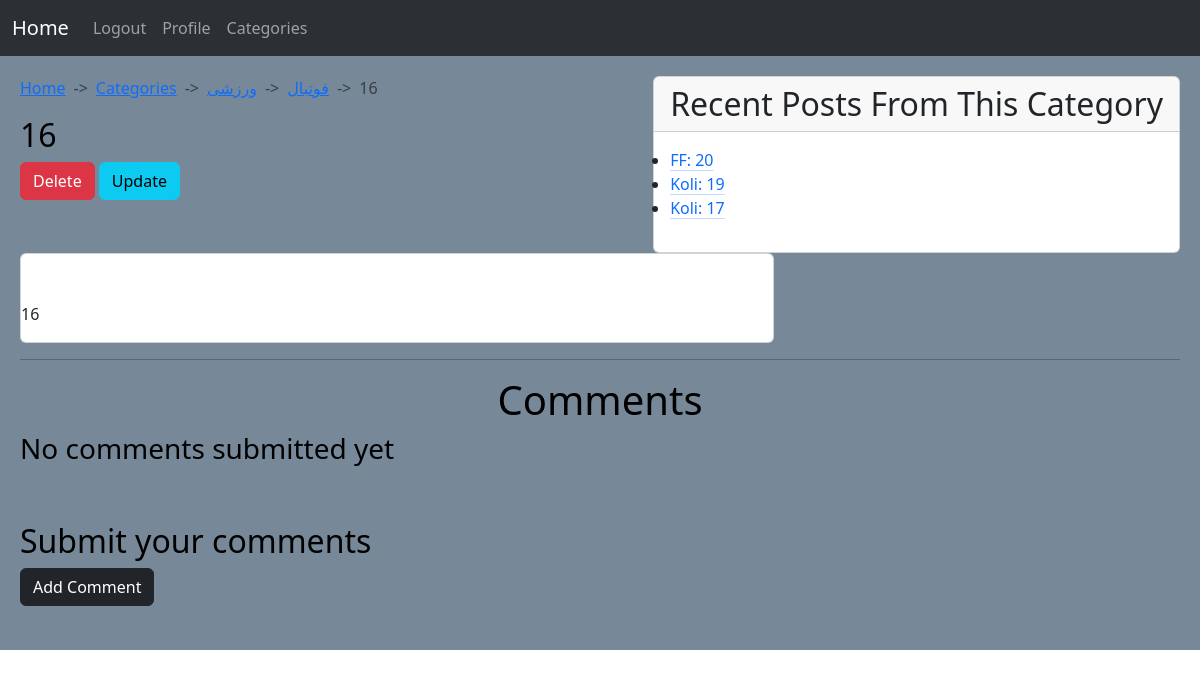
The page /Posts/Detail/فوتبال/16/ (signed in) on the database its author committed.
### Posts/models.py (models this page shows, shortened)
class PostModel(models.Model):
    category = models.ForeignKey(
        CategoryModel,
        on_delete=models.CASCADE,
        related_name='category_posts',
        default=None
    )
    author = models.ForeignKey(
        User,
        on_delete=models.CASCADE,
        related_name='author_posts'
    )
    title = models.CharField(
        max_length=75,
        unique=True
    )
    slug = models.SlugField(
        max_length=150,
        unique=True,
        allow_unicode=True
    )
    body = RichTextUploadingField()
    date_created = models.DateTimeField(
        auto_now_add=True
    )
    date_updated = models.DateTimeField(
        auto_now=True
    )
    class Meta:
        verbose_name = 'Post'
        verbose_name_plural = 'Posts'
        ordering = ('-date_created', '-date_updated')

### Categories/models.py (models this page shows, shortened)
class CategoryModel(MPTTModel):
    name = models.CharField(
        max_length=200,
        unique=True,
    )
    slug = models.SlugField(
        max_length=300,
        unique=True,
        null=True,
        blank=True,
        allow_unicode=True
    )
    parent = TreeForeignKey(
        'self',
        on_delete=models.CASCADE,
        null=True,
        blank=True,
        related_name='Parent'
    )
    class Meta:
        ordering = ('name',)
        verbose_name = 'Category'
        verbose_name_plural = 'Categories'
    def get_absolute_url(self):
        return reverse('Categories:ShowCategoryPosts', args=(self.slug,))

### Posts/views.py (the view)
# urls.py: path('Detail/<str:post_category>/<str:post_slug>/', views.PostDetailView.as_view(), name='PostDetail'),
class PostDetailView(LoginRequiredMixin, View):
    template_name = 'Posts/PostDetail.html'
    def get(self, request, post_category, post_slug):
        category = get_object_or_404(CategoryModel, slug=post_category)
        post = get_object_or_404(PostModel, slug=post_slug, category=category)
        ancestors = category.get_ancestors(include_self=True)
        conditions = Q(category=category)
        for ctgr in category.get_descendants():
            conditions |= Q(category=ctgr)
        recent = get_list_or_404(PostModel, conditions)
        comments = CommentsModel.objects.filter(post=post)
        return render(request, self.template_name,
                      {'post': post, 'ancestors': ancestors, 'recent': recent[:3], 'comments': comments})

### Posts/Templates/Posts/PostDetail.html (shortened to what this page needs)
{% extends 'Base.html' %}
{% load mptt_tags %}
{% block Body %}
	<div class="card" style="display: inline-block; float: right;">
		<h2 class="card-header">Recent Posts From This Category</h2>
		<ul class="card-body">
			{% for post in recent %}
				<li>
					<a href="{{ post.get_absulote_url }}" class="link-primary link-offset-2 link-underline-opacity-25 link-underline-opacity-100-hover">{{ post.author }}: {{ post.title }}</a>
				</li>
			{% endfor %}
		</ul>
	</div>
    <div style="--bs-breadcrumb-divider: '->';" aria-label="breadcrumb">
		<ol class="breadcrumb">
			<li class="breadcrumb-item"><a href="{% url 'Home:Home' %}">Home</a></li>
			<li class="breadcrumb-item"><a href="{% url 'Categories:Category' %}">Categories</a></li>
            {% for anc in ancestors %}
			    <li class="breadcrumb-item"><a href="{{ anc.get_absolute_url }}">{{ anc.name }}</a></li>
            {% endfor %}
			<li class="breadcrumb-item active" aria-current="page">{{ post.title }}</li>
		</ol>
	</div>
    <h2 style="display: inline-block;">{{ post.title }}</h2>
    {% if request.user == post.author %}
		<br/>
        <a class="btn btn-danger" href="{% url 'Posts:PostDelete' post.slug %}">Delete</a>
        <a class="btn btn-info" href="{% url 'Posts:PostUpdate' post.slug %}">Update</a>
		<br/>
		<br/>
    {% endif %}
    <div class="card" style="display: inline-block; width: 65%;">
        <p class="card-body">
            {{ post.body|safe }}
        </p>
    </div>
	<hr/>
	<h1 style="text-align: center;">Comments</h1>
	{% if comments %}
		{% recursetree comments %}
			<li class="card {% if node.get_ancestors.count|divisibleby:'2' %} text-bg-dark {% else %} text-bg-primary {% endif %} "
				style="margin-right: 20px;">
					<h3 class="card-header">{{ node.author }}
						<span style="opacity: 50%; font-size: 15px;"> Updated at: {{ node.date_updated|date:"M jS H:i:s" }}</span>
						<a class="btn btn-outline-info" href="{% url 'Posts:AddReply' post.slug node.id %}">Reply</a>
					</h3>
					<p style="padding-left: 5px;">{{ node.body|safe }}</p>
					{% if not node.is_leaf_node %}
						<ul class="children">
							{{ children }}
						</ul>
					{% endif %}
			</li>
			<br/>
		{% endrecursetree %}
	{% else %}
		<h3>No comments submitted yet</h3>
		<br/>
	{% endif %}
	<br/>
	<h2>Submit your comments</h2>
	<a class="btn btn-dark" href="{% url 'Posts:AddComment' post.slug %}">Add Comment</a>
	<br/><br/>
{% endblock %}

### rows shown on the page
PostModel: author "FF", title "20"
PostModel: author "Koli", title "19"
PostModel: author "Koli", title "17"
CategoryModel: name "ورزشی"
CategoryModel: name "فوتبال"
PostModel: title "16", body "16"
